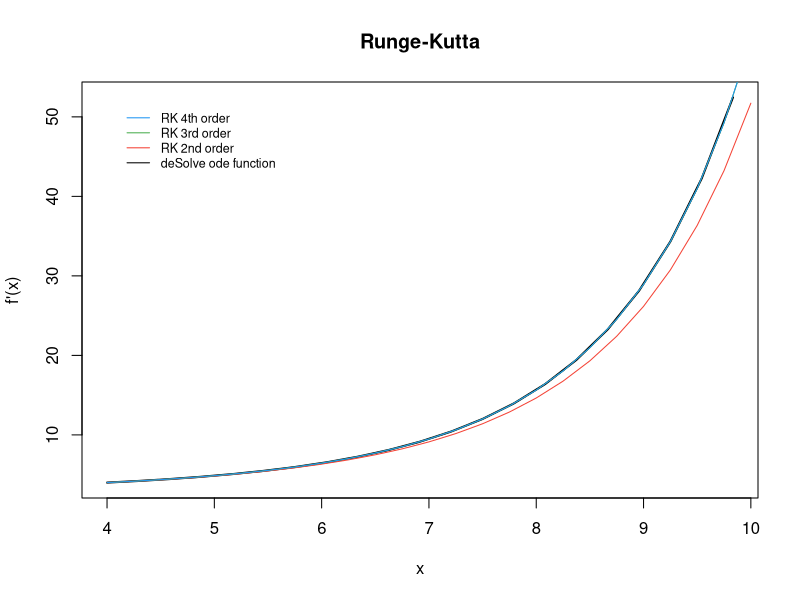
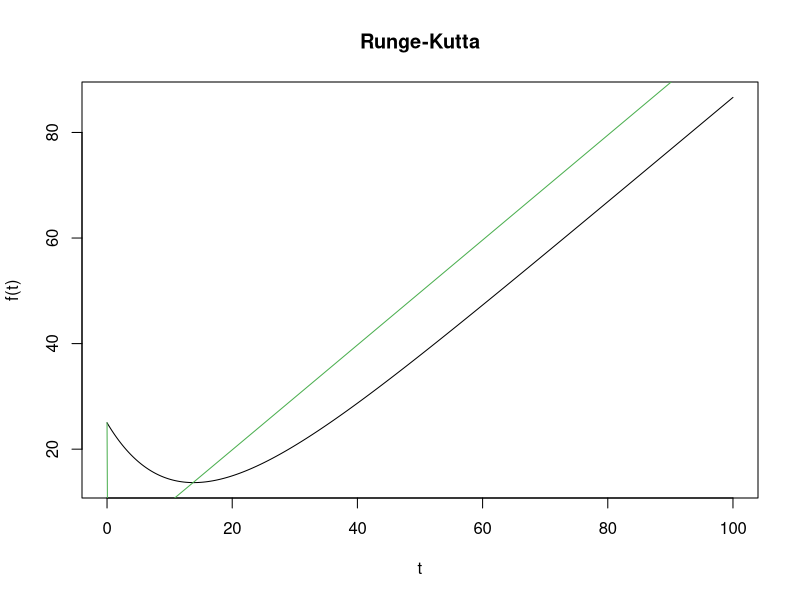
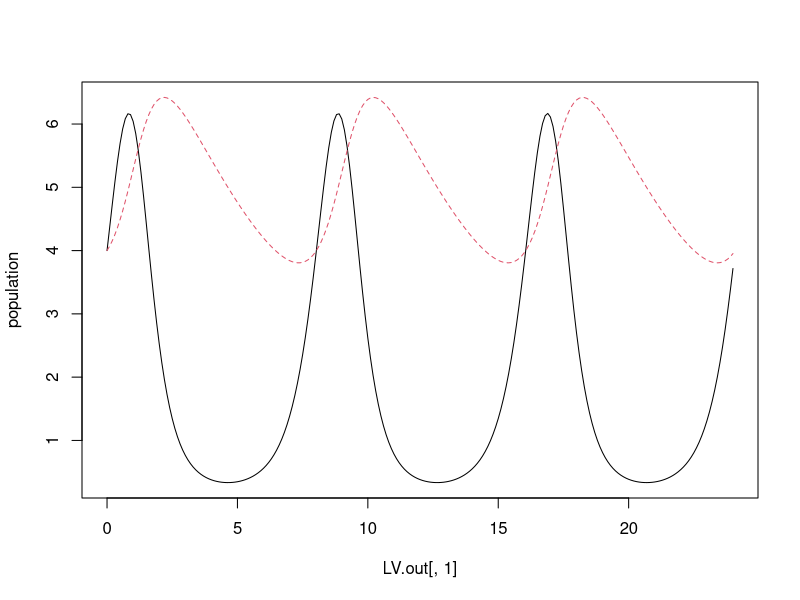
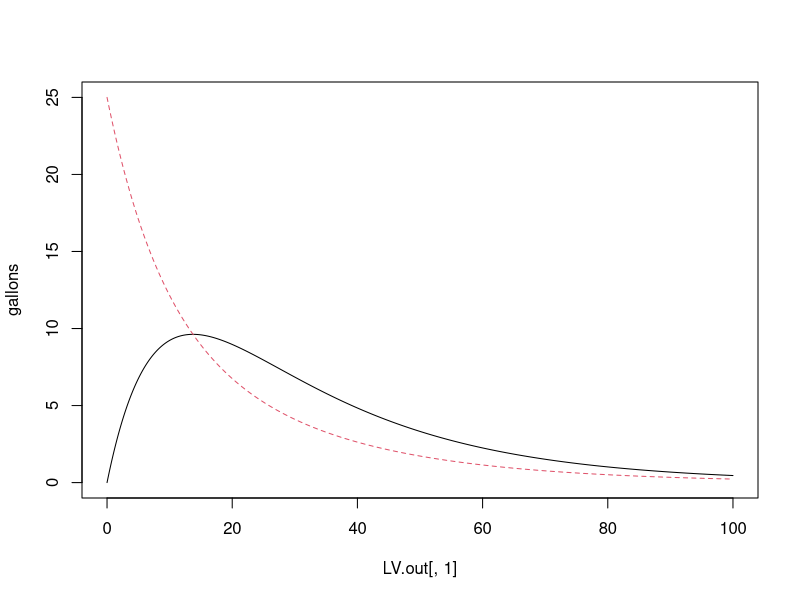

Recreate these plots in R, in order.
#*******************************************************************************
#* AUTHOR(S) :
#*     Bruno Gonzalez Soria          (A01169284)
#*     Antonio Osamu Katagiri Tanaka (A01212611)
#*
#* FILENAME :
#*     MidtermExam.R
#*
#* DESCRIPTION :
#*     Simulations (Ene 19 Gpo 1)
#*     Midterm Evaluation
#*
#* NOTES :
#*     -
#*
#* START DATE :
#*     20 Mar 2019
#*******************************************************************************
################################################################################
# Second section (40 points)
# Algorithm Coding. All algorithms must be coded by yourself. The only libraries accepted for this part are the ones that already come with the R language. Do not use any package that already have the algorithm coded. Also, the code must be commented with the instructions to use your code and at least one function to demonstrate its functionality. It is recommended to do a flow chart to explain the logic of the algorithm.

#-------------------------------------------------------------------------------
#c) Runge-Kutta. The algorithm will receive an ODE, initial values for x and y, the step size and the upper bound. The output will be the plot of the second, third and fourth order RK approximations. To demonstrate the functionality of your code, use the analytical answer of the ODE to compare all the approximations (30 points)

rm(list = ls(all = TRUE)) # Delete workspace
graphics.off() # Clear plots
cat("\014") # Clear console

# -----

# Runge-Kutta - 2nd order
rungeKutta2 <- function(funct, x0, y0, x1, n) {
  f <- function(P, N) {
    return(eval(parse(text = funct), envir = list(x = P, y = N)))
  }
  
  vx <- double(n + 1)
  vy <- double(n + 1)
  vx[1] <- x <- x0
  vy[1] <- y <- y0
  h <- (x1 - x0) / n
  for (i in 1:n) {
    # from http://campus.usal.es/~mpg/Personales/PersonalMAGL/Docencia/MetNumTema4Teo(09-10).pdf
    k1 <- h * f(x, y)
    k2 <- h * f(x + 0.5 * h, y + 0.5 * k1)
    vx[i + 1] <- x <- x0 + i * h
    vy[i + 1] <- y <- y + (k1 + k2) / 2
  }
  return(cbind(vx, vy))
}

# -----

# Runge-Kutta - 3rd order
rungeKutta3 <- function(funct, x0, y0, x1, n) {
  f <- function(P, N) {
    return(eval(parse(text = funct), envir = list(x = P, y = N)))
  }
  
  vx <- double(n + 1)
  vy <- double(n + 1)
  vx[1] <- x <- x0
  vy[1] <- y <- y0
  h <- (x1 - x0) / n
  for (i in 1:n) {
    # from http://campus.usal.es/~mpg/Personales/PersonalMAGL/Docencia/MetNumTema4Teo(09-10).pdf
    k1 <- h * f(x, y)
    k2 <- h * f(x + 0.5 * h, y + 0.5 * k1)
    k3 <- h * f(x + h, y - k1 + 2 * k2)
    vx[i + 1] <- x <- x0 + i * h
    vy[i + 1] <- y <- y + (k1 + 4 * k2 + k3) / 6
  }
  return(cbind(vx, vy))
}

# -----

# Runge-Kutta - 4th order
rungeKutta4 <- function(funct, x0, y0, x1, n) {
  f <- function(P, N) {
    return(eval(parse(text = funct), envir = list(x = P, y = N)))
  }
  
  vx <- double(n + 1)
  vy <- double(n + 1)
  vx[1] <- x <- x0
  vy[1] <- y <- y0
  h <- (x1 - x0) / n
  for (i in 1:n) {
    # from http://campus.usal.es/~mpg/Personales/PersonalMAGL/Docencia/MetNumTema4Teo(09-10).pdf
    k1 <- h * f(x, y)
    k2 <- h * f(x + 0.5 * h, y + 0.5 * k1)
    k3 <- h * f(x + 0.5 * h, y + 0.5 * k2)
    k4 <- h * f(x + h, y + k3)
    vx[i + 1] <- x <- x0 + i * h
    vy[i + 1] <- y <- y + (k1 + 2 * k2 + 2 * k3 + k4) / 6
  }
  return(cbind(vx, vy))
}

# -----

library (deSolve)
RKPlot <- function(func, x0, y0, x1, n) {
  # Plot of the second, third and fourth order RK approximations
  #
  # Parameters
  # ----------
  # func : string
  # ODE function of two variabless
  # x0, y0 : numeric
  # initial values
  # x1 : numeric
  # upper bound
  # n : numeric
  # number of steps
  #
  # Returns
  # -------
  # void
  
  # Calculate aproxminations
  rk2 = rungeKutta2(func, x0, y0, x1, n)
  rk3 = rungeKutta3(func, x0, y0, x1, n)
  rk4 = rungeKutta4(func, x0, y0, x1, n)
  
  x2 <- rk2[, 1]
  y2 <- rk2[, 2]
  
  x3 <- rk3[, 1]
  y3 <- rk3[, 2]
  
  x4 <- rk4[, 1]
  y4 <- rk4[, 2]
  
  # Compute analytical answer of the ODE to compare all the approximations
  model <- function(x, y, parms) {
    with(as.list(c(y, parms)), {
      dy = eval(parse(text = funct), envir = list(x, y))#2*x^3 + y
      list(dy)
    })
  }
  y <- c(y = init_y)
  parms <- c()
  x <-
    seq(init_x,
        upper_bound,
        length(init_x:upper_bound) / number_of_steps)
  out <- ode(y, times = x, model, parms)
  
  # Plot
  plot(
    out,
    xlab = "x",
    ylab = "f'(x)",
    type = "l",
    main = ' Runge-Kutta ',
    col = "black",
    lwd = 2
  )
  
  lines(x2, y2, col = "#f44336")
  lines(x3, y3, col = "#4caf50")
  lines(x4, y4, col = "#2196f3")
  
  legend(
    'topleft',
    inset = .05,
    legend = c(
      "RK 4th order",
      "RK 3rd order",
      "RK 2nd order",
      "deSolve ode function"
    ),
    col = c('#2196f3', '#4caf50', '#f44336', 'black'),
    lwd = c(1),
    bty = 'n',
    cex = .75
  )
}

# -----

# ODE to be evaluated (enter it as a string):
funct = "4.5*y - 0.9*y"
funct = "-0.16*x + 0.08*x*y"
# Enter Y initial Value:
init_y = 4
# Enter X initial Value:
init_x = 4
# Enter Upper bound
upper_bound = 10
# Enter number of steps (the step size is going to be calculated calculated):
number_of_steps = 24 #length(init_x:upper_bound) * 2

# Calling the function for the solution:
RKPlot(funct, init_x, init_y, upper_bound, number_of_steps)

#-------------------------------------------------------------------------------
#d) Coupled Runge-Kutta. Modify the fourth order RK algorithm to receive two ODEs. The output will be the plot of both ODEs approximations. (10 points)

rm(list = ls(all = TRUE)) # Delete workspace
graphics.off() # Clear plots
cat("\014") # Clear console

# -----

# Runge-Kutta - 4th order - for a 2-equation 1st order system
rungeKutta4_2eq <- function(fun_1, fun_2, x0, y0, x1, n) {
  f <- function(t, x, y) {
    return(eval(parse(text = fun_1), envir = list(
      t = t, x = x, y = y
    )))
  }
  g <- function(t, x, y) {
    return(eval(parse(text = fun_2), envir = list(
      t = t, x = x, y = y
    )))
  }
  
  xx <- double(n + 1)
  xx[1] <- xn <- x0

  yy <- double(n + 1)
  yy[1] <- yn <- y0
  
  zz <- double(n + 1)
  zz[1] <- yn <- y0

  h <- (x1 - x0) / n
  for (i in 1:n) {
    # https://www.calvin.edu/~scofield/courses/m231/materials/rungeKuttaFormulas.pdf
    tn = i
    
    kn1 = f(tn, xn, yn)
    ln1 = g(tn, xn, yn)
    
    kn2 = f(tn + h/2, xn + (1 / 2) * kn1 * h, yn + (1 / 2) * ln1 * h)
    ln2 = g(tn + h/2, xn + (1 / 2) * kn1 * h, yn + (1 / 2) * ln1 * h)
    
    kn3 = f(tn + h/2, xn + (1 / 2) * kn2 * h, yn + (1 / 2) * ln2 * h)
    ln3 = g(tn + h/2, xn + (1 / 2) * kn2 * h, yn + (1 / 2) * ln2 * h)
    
    kn4 = f(tn + h, xn + kn3 * h, yn + ln3 * h)
    ln4 = g(tn + h, xn + kn3 * h, yn + ln3 * h)
    
    xx[tn + 1] <- xn <- x0 + tn * h
    yy[tn + 1] <- xn <- xn + h * (kn1 + 2 * kn2 + 2 * kn3 + kn4)/6
    zz[tn + 1] <- yn <- yn + h * (ln1 + 2 * ln2 + 2 * ln3 + ln4)/6
    
  }
  return(cbind(xx, yy, zz))
}

out <-
  rungeKutta4_2eq("-0.16*x + 0.08*x*y", "4.5*y - 0.9*x*y", 4, 4, 24, 1000)

out <-
  rungeKutta4_2eq("-(2/25)*x + (1/50)*y", "(2/25)*x - (2/25)*y", 0, 25, 100, 1000)

plot(
  out[, 1],
  out[, 3],
  xlab = "t",
  ylab = "f(t)",
  type = "l",
  main = ' Runge-Kutta ',
  col = "black",
  lwd = 1
)

lines(out[, 1], out[, 2], col = "#4caf50")



################################################################################
# Third Section (60 points)
# Applied Computing. In this section you will use your fourth-order coupled Runge-Kutta algorithm code to solve different problems. Compare your answers with the "ode" function from the "deSolve" R package. Plot your answer vs the deSolve answer. Justify if the problem is stiff or not, the chosen step size, and the time units that the step size represent (seconds, minutes, hours, days, etc).

#-------------------------------------------------------------------------------
# c) Lotka-Volterra equations / predator-prey equations. The following ODEs describe the interaction between foxes and bunnies.
#
# dx/dt = -16x + 0.08xy
# dy/dt = 4.5y - 0.9xy
#
# At the start of the model there are 4 foxes and 4 bunnies. Choose the best step size to model the first 2 years of the ecosystem (30 points)

#-------------------------------------------------------------------------------
# OUR ANSWER

# # ODEs to be evaluated (enter it as a string):
# funct_1 = "-16*x + 0.08*x*y"
# funct_2 = "4.5*y - 0.9*x*y"
# # Enter Y initial Value:
# init_y = 4
# # Enter X initial Value:
# init_x = 4
# # Enter Upper bound
# upper_bound = 24 # 2 yrs = 24 months
# # Enter number of steps (the step size is going to be calculated calculated):
# number_of_steps = 1700
#
# # Calling the function for the solution:
# RKPlot2(funct_1,
#         funct_2,
#         init_x,
#         init_y,
#         upper_bound,
#         number_of_steps,
#         -10000,
#         3000)

#-------------------------------------------------------------------------------
# THE deSolve ANSWER

library(deSolve)
library(lattice)

# P -> x ; N -> y

predpreyLV <- function(t, y, p) {
  N <- y[1]
  P <- y[2]
  with(as.list(p), {
    dNdt <- c * N - d * P * N
    dPdt <- -a * P + b * P * N
    return(list(c(dNdt, dPdt)))
  })
}

a <- 0.16
b <- 0.08
c <- 4.5
d <- 0.9

p <- c(a = a,
       b = b,
       c = c,
       d = d)
y0 <- c(N = 4, P = 4)
times <- seq(0, 24, 0.1)
LV.out <- ode(y = y0, times, predpreyLV, p)

matplot(LV.out[, 1], LV.out[, 2:3], type = "l", ylab = "population")

#-------------------------------------------------------------------------------
# d) Coupled water tanks. Two water tanks are joined as depicted in the Figure 1. The model that describes the water flow from one tank to the other [gallon/minute] is given by the following ODEs:
#
# dx_1/dt = -(2/25)x_1 + (1/50)x_2
# dx_2/dt =  (2/25)x_1 - (2/25)x_2
#
# Choose the best step size to model the first 60 minutes. Assume that the first tank has 25 gallons and the second tank is empty before the h2 door is opened. (30 points)

#-------------------------------------------------------------------------------
# OUR ANSWER

# # ODEs to be evaluated (enter it as a string):
# funct_1 = "-(2/25)*x + (1/50)*y"
# funct_2 = "(2/25)*x - (2/25)*y"
# # Enter Y initial Value:
# init_y = 25
# # Enter X initial Value:
# init_x = 0
# # Enter Upper bound
# upper_bound = 60 # minutes
# # Enter number of steps (the step size is going to be calculated calculated):
# number_of_steps = 10
#
# # Calling the function for the solution:
# RKPlot2(funct_1,
#         funct_2,
#         init_x,
#         init_y,
#         upper_bound,
#         number_of_steps,
#         -150,
#         65)

#-------------------------------------------------------------------------------
# THE deSolve ANSWER

library(deSolve)
library(lattice)

# P -> x ; N -> y

watertanksLV <- function(t, y, p) {
  N <- y[1]
  P <- y[2]
  with(as.list(p), {
    dNdt <- c * P - d * N
    dPdt <- -a * P + b * N
    return(list(c(dNdt, dPdt)))
  })
}

a <- (2 / 25)
b <- (1 / 50)
c <- (2 / 25)
d <- (2 / 25)

p <- c(a = a,
       b = b,
       c = c,
       d = d)
y0 <- c(N = 0, P = 25)
times <- seq(0, 100, 0.1)
LV.out <- ode(y = y0, times, watertanksLV, p)

matplot(LV.out[, 1], LV.out[, 2:3], type = "l", ylab = "gallons")
